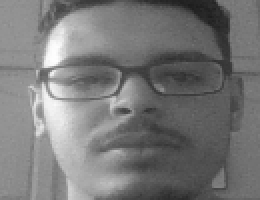
#> input picture datasets/Islam/10.png, 130 x 100 px (shown 2 times larger)
$ python recognition.py
#> lines starting #> are read from the running program, lines starting #| are printed output that depends on the picture; after the words box and inside, x2 and y2 are one past the last pixel; in counts of white or black regions, pixels touching at a corner belong together; pictures that were not available may be replaced by others from this repository, and a replacement may not be noted
# It helps in identifying the faces
import cv2, sys, numpy, os, requests
size = 2
haar_file = 'haarcascade_frontalface_default.xml'
datasets = 'datasets'
confirmations = 0
not_found = 0
name = ''

# Part 1: Create fisherRecognizer
print('Recognizing Face Please Be in sufficient Lights...')
data = {'status':'unknown','name' : ''}
requests.post('http://127.0.0.1:2204/postjson',json=data)
#> (this line was passed over: requests is not available in this run)
# Create a list of images and a list of corresponding names
(images, lables, names, id) = ([], [], {}, 0)
for (subdirs, dirs, files) in os.walk(datasets):
    for subdir in dirs:
        names[id] = subdir
        subjectpath = os.path.join(datasets, subdir)
        for filename in os.listdir(subjectpath):
            path = subjectpath + '/' + filename
            lable = id
            images.append(cv2.imread(path, 0))
            lables.append(int(lable))
        id += 1
#> id = 1
(width, height) = (130, 100)

# Create a Numpy array from the two lists above
(images, lables) = [numpy.array(lis) for lis in [images, lables]]

# OpenCV trains a model from the images
# NOTE FOR OpenCV2: remove '.face'
model = cv2.face.LBPHFaceRecognizer_create()
model.train(images, lables)

# Part 2: Use fisherRecognizer on camera stream
face_cascade = cv2.CascadeClassifier(haar_file)
#webcam = cv2.VideoCapture(0)
webcam = cv2.VideoCapture('http://0.0.0.0:2204/video_feed')
while True:
    (_, im) = webcam.read()
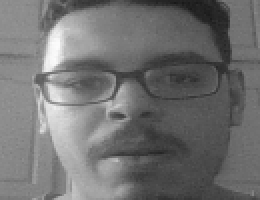
#> input picture datasets/Islam/104.png, 130 x 100 px, given in place of video_feed, which was not available (shown 2 times larger)
#> im is the input picture: shape (100, 130, 3); min 24, max 252, mean 112.7
    gray = cv2.cvtColor(im, cv2.COLOR_BGR2GRAY)
    faces = face_cascade.detectMultiScale(
        gray,
        scaleFactor=1.3,
        minNeighbors=5,
        minSize=(80, 80),
        flags=cv2.CASCADE_SCALE_IMAGE
    )

    for (x, y, w, h) in faces:
        cv2.rectangle(im, (x, y), (x + w, y + h), (255, 0, 0), 2)
        face = gray[y:y + h, x:x + w]
        face_resize = cv2.resize(face, (width, height))
        # Try to recognize the face
        prediction = model.predict(face)
        cv2.rectangle(im, (x, y), (x + w, y + h), (0, 255, 0), 3)
        #night 73 , day 60
        if prediction[1]<73:
            name = names[prediction[0]]
            confirmations += 1
            print(prediction[1])
            cv2.putText(im, '% s - %.0f' %
(names[prediction[0]], prediction[1]), (x-10, y-10),
cv2.FONT_HERSHEY_PLAIN, 1, (0, 255, 0))
        else:
            print(prediction[1])
            not_found += 1
            cv2.putText(im, 'not recognized',
(x-10, y-10), cv2.FONT_HERSHEY_PLAIN, 1, (0, 255, 0))
#> this loop made 1 pass
#> pass 1, `face = gray[y:y + h, x:x + w]`:
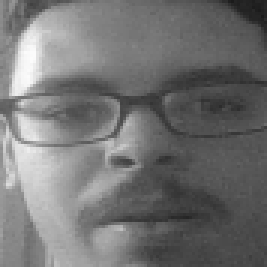
#> face: shape (89, 89) (shown 3 times larger); min 26, max 252, mean 114.5
#> pass 1, `face_resize = cv2.resize(face, (width, height))`:
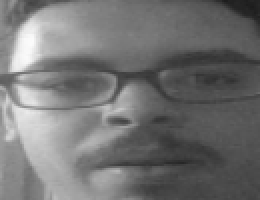
#> face_resize: shape (100, 130) (shown 2 times larger); min 28, max 251, mean 114.4
#> after the loop:
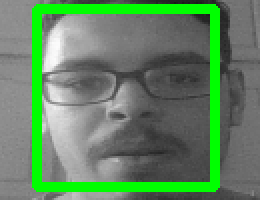
#> im: shape (100, 130, 3) (shown 2 times larger); 13.6% of pixels changed, all inside (x1, y1, x2, y2) = (16, 2, 110, 96)

    #cv2.imshow('frame', im)

    key = cv2.waitKey(10)
#> (key Esc is pressed here)
    if confirmations>20:
        print("Welcome",name)
        data = {'name' : name}
        requests.post('http://127.0.0.1:2204/postjson',json=data)
        requests.get('http://0.0.0.0:2204/video_feed/stop')
        #requests.get('http://0.0.0.0:2204/door/open')
        #requests.get(f'http://0.0.0.0:2204/verified/{name}')
        break
    elif not_found>30:
        requests.get('http://0.0.0.0:2204/video_feed/stop')
        print("Not found")
        break
